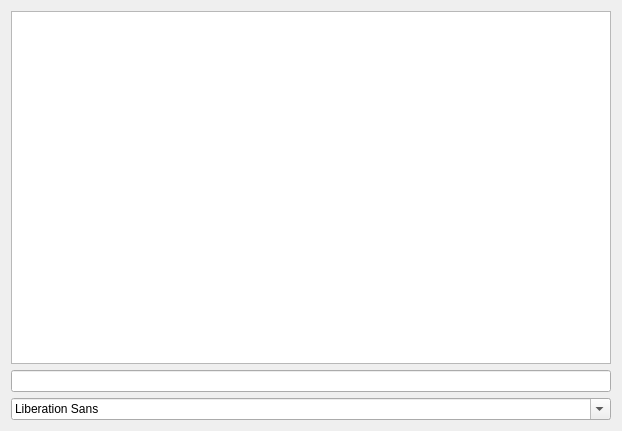
<?xml version="1.0" encoding="UTF-8"?>
<ui version="4.0">
 <class>Form</class>
 <widget class="QWidget" name="Form">
  <property name="geometry">
   <rect>
    <x>0</x>
    <y>0</y>
    <width>622</width>
    <height>431</height>
   </rect>
  </property>
  <property name="windowTitle">
   <string>Form</string>
  </property>
  <layout class="QVBoxLayout" name="verticalLayout">
   <item>
    <widget class="QListWidget" name="listWidget"/>
   </item>
   <item>
    <widget class="QLineEdit" name="lineEdit"/>
   </item>
   <item>
    <widget class="QFontComboBox" name="fontComboBox"/>
   </item>
  </layout>
 </widget>
 <resources/>
 <connections/>
</ui>
